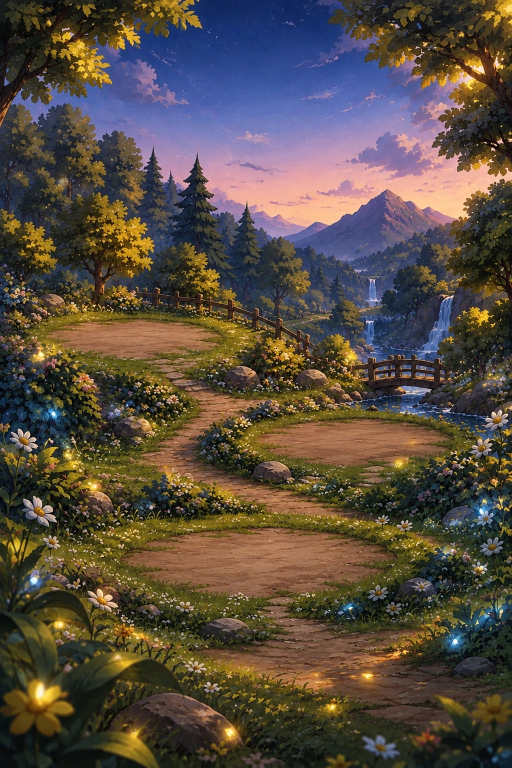
#> input picture server/updates/examples/level2/camp.webp, 1024 x 1536 px, given in place of button.png, which was not available (shown at 1/2 size)
$ python prepare_start_art.py
#> lines starting #> are read from the running program, lines starting #| are printed output that depends on the picture; after the words box and inside, x2 and y2 are one past the last pixel; in counts of white or black regions, pixels touching at a corner belong together
"""Prepare the approved APIXGo title art as project assets with clean alpha."""
from pathlib import Path
import json
import numpy as np
from PIL import Image
from scipy import ndimage

ROOT=Path(__file__).resolve().parents[1]
SOURCE=ROOT/'output/imagegen/start-adventure-v1'
OUTPUT=ROOT/'assets/start'
OUTPUT.mkdir(parents=True,exist_ok=True)
im=Image.open(SOURCE/'button.png').convert('RGBA')
pixels=np.asarray(im).copy()
rgb=pixels[:,:,:3].astype(np.float32)
candidate=(pixels[:,:,3]==0)|((rgb.min(axis=2)>230)&((rgb.max(axis=2)-rgb.min(axis=2))<26))
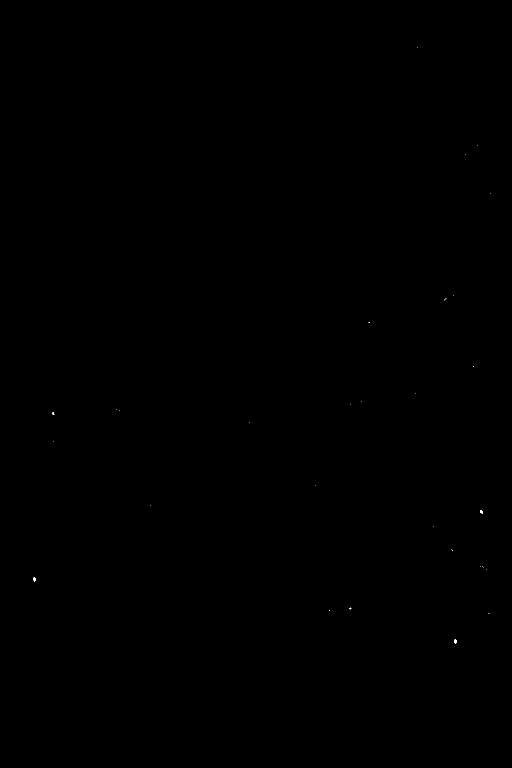
#> candidate: shape (1536, 1024) bool (shown at 1/2 size); 0.01% white; 31 white regions (28 under 20 px), largest, box (x1, y1, x2, y2) and area: (908, 1279, 914, 1287) 39, (66, 1155, 72, 1163) 34, (960, 1020, 966, 1027) 30
labels,_=ndimage.label(candidate)
#> labels: shape (1536, 1024) int32; 37 distinct labels, from 0 to 36
edge_labels=np.unique(np.concatenate([labels[0],labels[-1],labels[:,0],labels[:,-1]]))
#> edge_labels = [0]
edge_labels=edge_labels[edge_labels!=0]
#> edge_labels = empty array
background=np.isin(labels,edge_labels)
#> background: shape (1536, 1024) bool; every value is 0
alpha=pixels[:,:,3].astype(np.float32)/255
#> alpha: shape (1536, 1024) float32; every value is 1
alpha[background]=0
solid=alpha>.5
#> solid: shape (1536, 1024) bool; every value is 1
distance,nearest=ndimage.distance_transform_edt(~solid,return_indices=True)
#> distance: shape (1536, 1024) float64; every value is 0
foreground=rgb[tuple(nearest)]
# Recover anti-aliased edge coverage from the original white matte.
edge=(distance<=2)&(~solid)&(pixels[:,:,3]>0)
denominator=np.linalg.norm(255-foreground,axis=2)
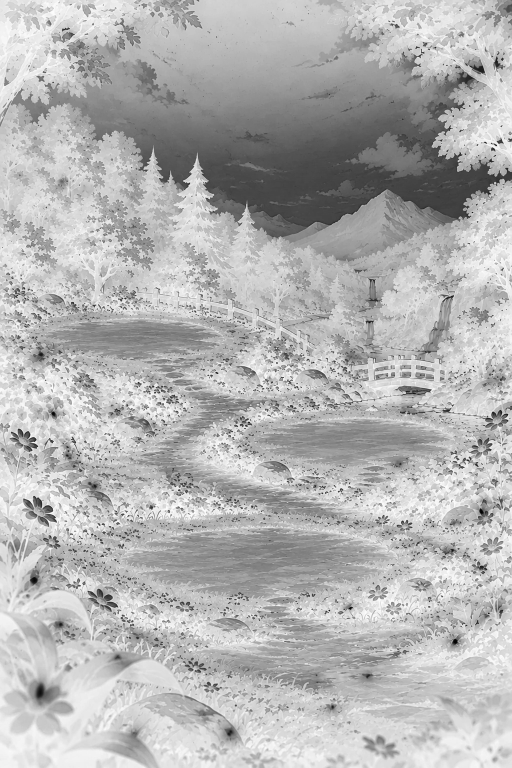
#> denominator: shape (1536, 1024) float32 (shown at 1/2 size); min 4.47, max 441.7, mean 313.4; drawn with min black and max white
coverage=np.divide(np.linalg.norm(255-rgb,axis=2),np.maximum(denominator,1))
alpha[edge]=np.clip(coverage[edge],0,1)
rgb[edge]=foreground[edge]
pixels[:,:,:3]=np.clip(rgb,0,255).astype(np.uint8)
pixels[:,:,3]=(alpha*255).astype(np.uint8)
result=Image.fromarray(pixels)
box=result.getchannel('A').point(lambda x:255 if x>8 else 0).getbbox()
#> box = (0, 0, 1024, 1536)
result=result.crop((max(0,box[0]-5),max(0,box[1]-5),min(im.width,box[2]+5),min(im.height,box[3]+5)))
result.thumbnail((1050,320),Image.Resampling.LANCZOS)
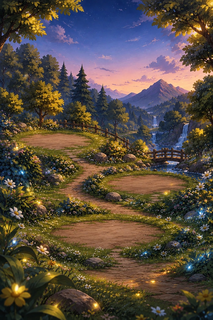
#> result: PIL image 213x320 RGBA; mean R, G, B, A 87.5, 76.3, 65.2, 255
result.save(OUTPUT/'adventure-button-v1.png',optimize=True)
Image.open(SOURCE/'background.png').convert('RGB').save(OUTPUT/'forest-stage-v1.webp',quality=91,method=6)
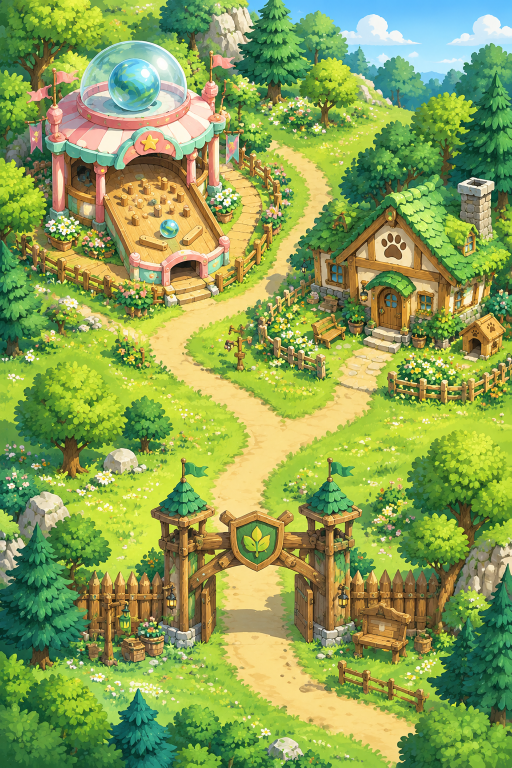
#> input picture assets/forest-star-camp-map-v2.png, 1024 x 1536 px, given in place of background.png, which was not available (shown at 1/2 size)
prompt='# Start-screen art prompts\n\nGenerated through APIXGo openai group, model `gpt-image-2.5-flare`, with the imagegen skill CLI.\n\n'
for name in ['prompt','background-prompt']:
#> (the run stopped early here; a loop or call above may not have finished)
